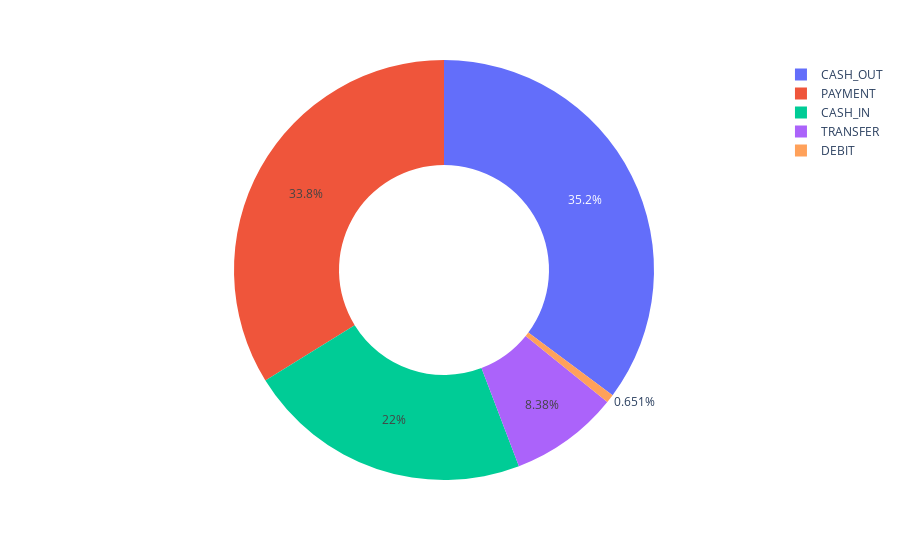

The cell this chart's notebook holds for it:
### Code cell
import plotly.express as px
figure = px.pie(X,values=quantity,names = transactions,hole=0.5)
figure.show()

### Figure 1 — Plotly figure (JSON) as saved in the notebook; plotly's stock layout.template omitted (floating-point values rounded to 4 significant figures)
{"data": [{"domain": {"x": [0, 1], "y": [0, 1]}, "hole": 0.5, "hovertemplate": "label=%{label}<br>value=%{value}<extra></extra>", "labels": ["CASH_OUT", "PAYMENT", "CASH_IN", "TRANSFER", "DEBIT"], "legendgroup": "", "name": "", "showlegend": true, "type": "pie", "values": [2237500, 2151495, 1399284, 532909, 41432]}], "layout": {"legend": {"tracegroupgap": 0}, "margin": {"t": 60}}}
